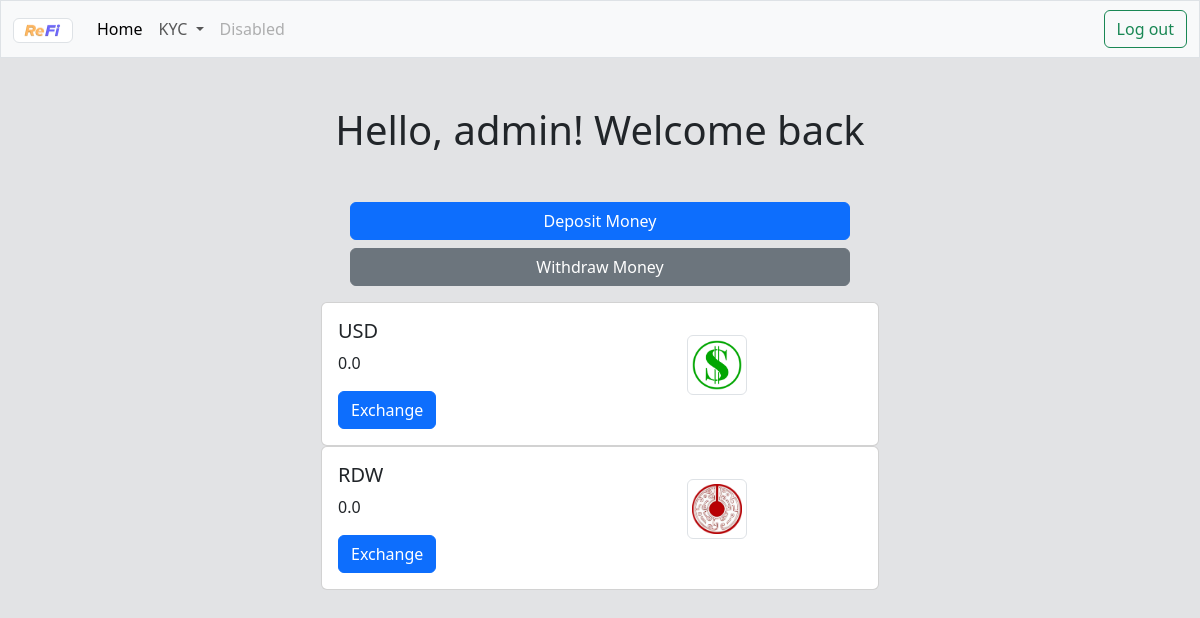
Before: / (signed in) with the older database file.
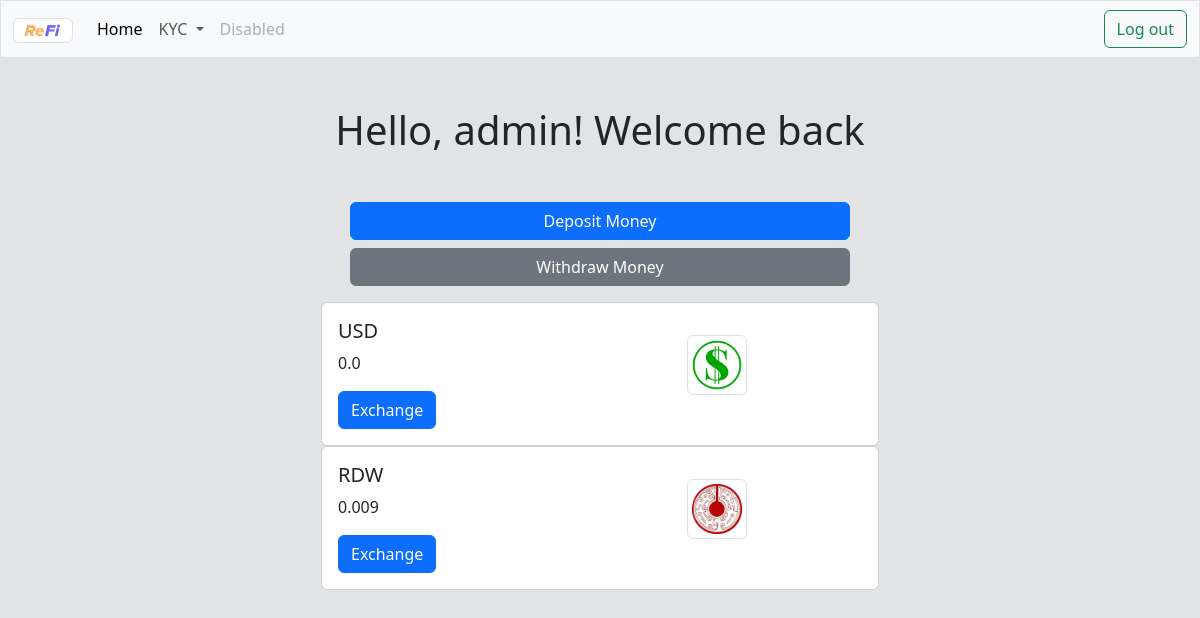
After: the same page with the newer database file.
### user/models.py (models this page shows)
class User(AbstractUser):
    phone = models.CharField(max_length=30)
    balance_usd = models.FloatField(default=0)
    balance_rdw = models.FloatField(default=0)

### main/views.py (the view)
# urls.py: path('', views.index, name='index'),
def index(request):
    if(request.POST):
        login_data = request.POST.dict()
        username = login_data.get("exampleInputUsername1")
        email = login_data.get("exampleInputEmail1")
        phone = request.POST.get("exampleInputPhone1")
        password = request.POST.get("inputPassword", False)
        user_type = login_data.get("exampleCheck1")
        wallet = request.POST.get('wallet')
        usd = request.POST.get('usd')
        rdw = request.POST.get('rdw1')
        fee = request.POST.get('fee')
        data = {
            "username" : username,
            "password" : password,
            "user_type" : user_type,
            "email" : email,
            "phone" : phone,
        }
        print(wallet, rdw)
        if username and password:
            user = authenticate(username=username, password=password)
            if user is not None:
                login(request, user)
                user = User.objects.get(username=username)
                data = {
                    "usd" : user.balance_usd,
                    "rdw" : user.balance_rdw,
                    "user" : username
                }
                return render(request, 'index.html', data)
            else:
                print("no")
                return redirect("/login/")
        elif wallet and rdw:
            if request.user.is_authenticated:
                transaction = Transaction.objects.create(
                    wallet = wallet,
                    rdw = rdw
                )
                transaction.save()
                user = User.objects.get(username=request.user)
                data = {
                    "usd" : user.balance_usd,
                    "rdw" : user.balance_rdw,
                    "user" : request.user
                }
                return render(request, 'index.html', data)
            else:
                return redirect("/login/")
        elif usd and rdw and rdw != "NaN" and fee:
            if request.user.is_authenticated:
                admin = User.objects.get(username="admin")
                admin.balance_rdw += float(fee)
                admin.save()
                user = User.objects.get(username=request.user)
                user.balance_usd = float(user.balance_usd) - float(usd)
                user.balance_rdw = float(user.balance_rdw) + float(rdw)
                user.save()
                data = {
                    "usd" : user.balance_usd,
                    "rdw" : user.balance_rdw,
                    "user" : request.user
                }
                return render(request, 'index.html', data)
            else:
                return redirect("/login/")
        else:
            return redirect("/")
    else:
        if request.user.is_authenticated:
            user = User.objects.get(username=request.user)
            data = {
                "usd" : user.balance_usd,
                "rdw" : user.balance_rdw,
                "user" : request.user
            }
            return render(request, 'index.html', data)
        else:
            return redirect("/login/")

### main/templates/index.html (shortened to what this page needs)
{%include 'base.html'%}
{% load static %}
<body class="bg-secondary-subtle">
    <nav class="navbar navbar-expand-lg bg-body-tertiary border">
        <div class="container-fluid">
            <a class="navbar-brand" href="#"><img src="{% static '/images/ReFi.png' %}"
                width="60px" class="img-thumbnail" alt="..."></a>
            <div class="collapse navbar-collapse" id="navbarSupportedContent">
                <ul class="navbar-nav me-auto mb-2 mb-lg-0">
                    <li class="nav-item">
                        <a class="nav-link active" aria-current="page" href="#">Home</a>
                    </li>
                    <li class="nav-item dropdown">
                        <a class="nav-link dropdown-toggle" href="#" role="button" data-bs-toggle="dropdown"
                            aria-expanded="false">
                            KYC
                        </a>
                    </li>
                    <li class="nav-item">
                        <a class="nav-link disabled" aria-disabled="true">Disabled</a>
                    </li>
                </ul>
                <form class="d-flex" action="/login/" role="search">
                    <button class="btn btn-outline-success" type="submit">Log out</button>
                </form>
            </div>
        </div>
    </nav>
    <div>
        <h1 class="text-center m-5">Hello, {{user}}! Welcome back</h1>
    </div>
    <div class="d-grid gap-2 col-5 mx-auto">
        <button class="btn btn-primary" type="button">Deposit Money</button>
        <a href="/withdraw" class="btn btn-secondary" type="button">Withdraw Money</a>
      </div>
    <div class="container d-flex mx-auto mt-3">
        <div class="col-sm-6 mb-3 mb-sm-0" style="flex: 1;">
            <div class="card col-sm-6 mb-3 mb-sm-0 mx-auto d-flex">
                <div class="card-body d-flex">
                    <div class="col">
                        <h5 class="card-title">USD</h5>
                        <p class="card-text">{{usd}}</p>
                        <a href="/exchange" class="btn btn-primary">Exchange</a>
                    </div>
                    <div class="col-4 mt-3">
                        <img src="{% static '/images/dollar_sign_019.png' %}"
                            width="60px" class="img-thumbnail" alt="...">
                    </div>
                </div>
            </div>
        </div>
    </div>
    <div class="container d-flex mx-auto">
        <div class="col-sm-6 mb-3 mb-sm-0" style="flex: 1;">
            <div class="card col-sm-6 mb-3 mb-sm-0 mx-auto d-flex">
                <div class="card-body d-flex">
                    <div class="col">
                        <h5 class="card-title">RDW</h5>
                        <p class="card-text">{{rdw}}</p>
                        <a href="/exchange" class="btn btn-primary">Exchange</a>
                    </div>
                    <div class="col-4 mt-3">
                        <img src="{% static '/images/rdw-redbg-round.png' %}"
                            width="60px" class="img-thumbnail" alt="...">
                    </div>
                </div>
            </div>
        </div>
    </div>
</body>

### main/templates/base.html (shortened to what this page needs)
{% load static %}
<!DOCTYPE html>
<html lang="en" class="">
<head>
</head>
<link href="https://cdn.jsdelivr.net/npm/bootstrap@5.3.2/dist/css/bootstrap.min.css" rel="stylesheet">
</html>

Changed rows visible on the page:
changed User "admin": balance_rdw "0.0" → "0.009"
